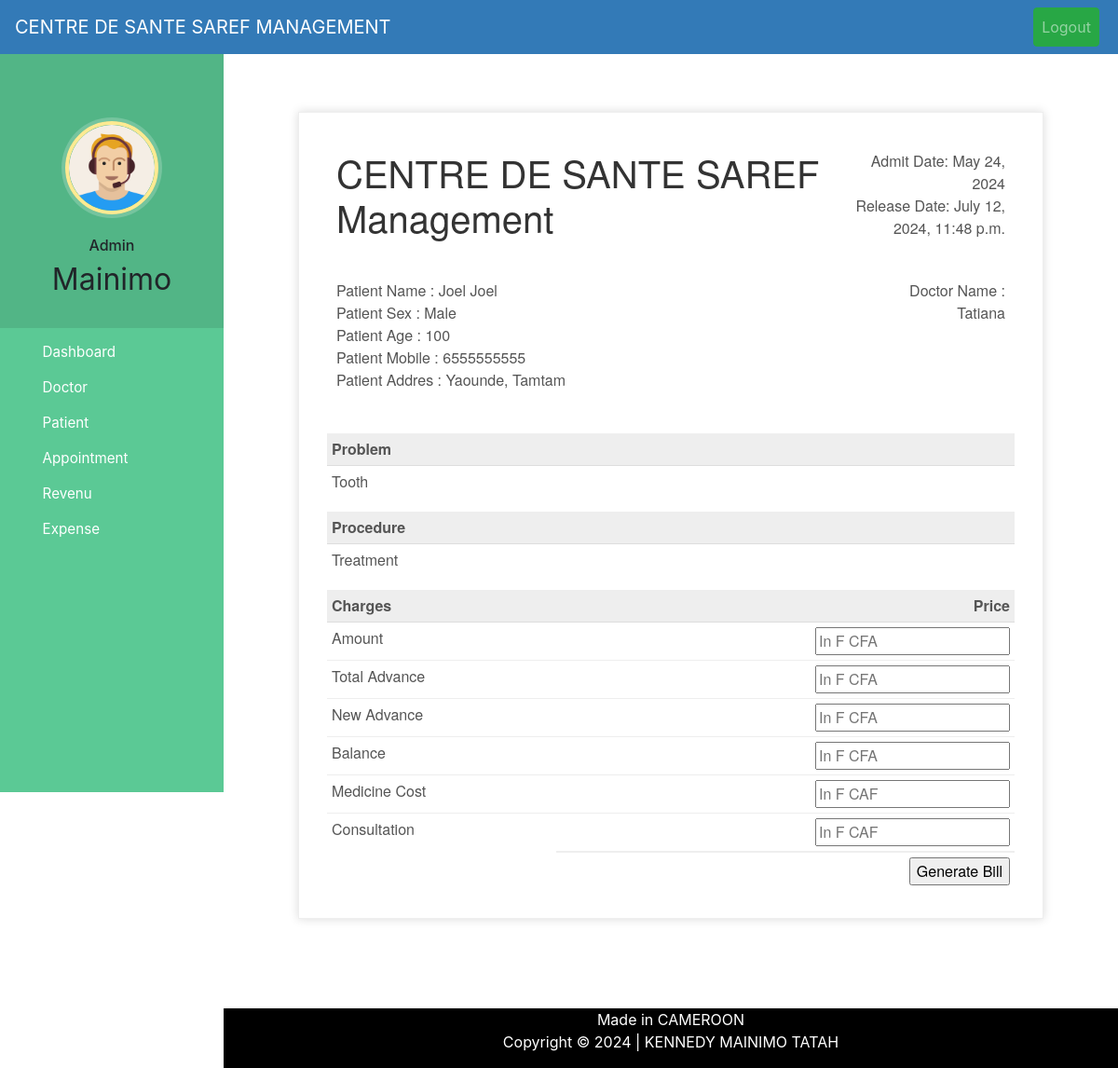
Page /discharge-patient/22 (signed in) on the committed database.
### hospital/models.py (models this page shows, shortened)
class Patient(models.Model):
    user=models.OneToOneField(User,on_delete=models.CASCADE)
    address = models.CharField(max_length=40)
    mobile = models.CharField(max_length=20,null=False)
    sex = models.CharField(max_length=10,null=False,choices=sex,default='Male')
    age = models.IntegerField(null=False,blank=False)
    problem = models.TextField(max_length=500,null=False,blank=False)
    procedure = models.TextField(max_length=500,null=False,blank=False)
    assignedDoctorId = models.PositiveIntegerField(null=True)
    consultation = models.DecimalField(max_digits=20,decimal_places=0,null=False,blank=True)
    newConsultation = models.DecimalField(max_digits=20,decimal_places=0,null=False,blank=True)
    amount = models.DecimalField(max_digits=20,decimal_places=0,null=False,blank=True)
    advance = models.DecimalField(max_digits=20,decimal_places=0,null=False,blank=True)
    newAdvance = models.DecimalField(max_digits=20,decimal_places=0,null=False,blank=True)
    balance = models.DecimalField(max_digits=20,decimal_places=0,null=False,blank=True)
    medicineCost=models.DecimalField(max_digits=20,decimal_places=0,null=False,blank=True)
    newMedicineCost=models.DecimalField(max_digits=20,decimal_places=0,null=False,blank=True)
    total=models.DecimalField(max_digits=20,decimal_places=0,null=False,blank=True)
    newTotal=models.DecimalField(max_digits=20,decimal_places=0,null=False,blank=True)
    admitDate=models.DateField(auto_now_add=True)
    updateDate=models.DateField(auto_now=True)
    status=models.BooleanField(default=False)
    @property
    def get_name(self):
        return self.user.first_name+" "+self.user.last_name

### hospital/views.py (the view, shortened to what this page needs)
# urls.py: path('discharge-patient/<int:pk>', views.discharge_patient_view,name='discharge-patient'),
@login_required(login_url='adminlogin')
@user_passes_test(is_admin)
def discharge_patient_view(request,pk):
    patient=models.Patient.objects.get(id=pk)
    assignedDoctor=models.User.objects.all().filter(id=patient.assignedDoctorId)
    patientDict={
        'patientId':pk,
        'name':patient.get_name,
        'sex':patient.sex,
        'age':patient.age,
        'mobile':patient.mobile,
        'address':patient.address,
        'problem':patient.problem,
        'procedure':patient.procedure,
        'consultation':patient.consultation,
        'amount':patient.amount,
        'advance':patient.advance,
        'newAdvance':patient.newAdvance,
        'balance':patient.balance,
        'medicineCost':patient.medicineCost,
        'admitDate':patient.admitDate,
        'todayDate':datetime.now(),
        'assignedDoctorName':assignedDoctor[0].first_name,
    }
    return render(request,'hospital/patient_generate_bill.html',context=patientDict)

### hospital/views.py (called while the page is built)
def is_admin(user):
    return user.groups.filter(name='ADMIN').exists()

### templates/hospital/patient_generate_bill.html (shortened to what this page needs)
{% extends 'hospital/admin_base.html' %}
{% load static %}
{% block content %}
<head>
</head>
<br><br><br>
<div class="invoice-box">
  <table cellpadding="0" cellspacing="0">
    <tr class="top">
      <td colspan="2">
        <table>
          <tr>
            <td class="title">
              <h1>CENTRE DE SANTE SAREF Management</h1>
            </td>
            <td>
              Admit Date: {{admitDate}}<br>
              Release Date: {{todayDate}}<br>
            </td>
          </tr>
        </table>
      </td>
    </tr>
    <tr class="information">
      <td colspan="2">
        <table>
          <tr>
            <td>
              Patient Name : {{name}}<br>
              Patient Sex : {{sex}}<br>
              Patient Age : {{age}}<br>
              Patient Mobile : {{mobile}}<br>
              Patient Addres : {{address}}<br>
            </td>
            <td>
              Doctor Name :<br>
              {{assignedDoctorName}}<br>
            </td>
          </tr>
        </table>
      </td>
    </tr>
    <tr class="heading">
      <td>
        Problem
      </td>
      <td>
      </td>
    </tr>
    <tr class="details">
      <td>
        {{problem}}
      </td>
    </tr>
    <tr class="heading">
      <td>
        Procedure
      </td>
      <td>
      </td>
    </tr>
    <tr class="details">
      <td>
        {{procedure}}
      </td>
    </tr>
    <tr class="heading">
      <td>
        Charges
      </td>
      <td>
        Price
      </td>
    </tr>
    <form method="post">
      <tr class="item">
        <td>
          Amount
        </td>
        <td>
          <input type="number" name="amount" placeholder="In F CFA" value="">
        </td>
      </tr>
      <tr class="item">
        <td>
          Total Advance
        </td>
        <td>
          <input type="number" name="advance" placeholder="In F CFA" value="">
        </td>
      </tr>
      <tr class="item">
        <td>
          New Advance
        </td>
        <td>
          <input type="number" name="newAdvance" placeholder="In F CFA" value="">
        </td>
      </tr>
      <tr class="item">
        <td>
          Balance
        </td>
        <td>
          <input type="number" name="balance" placeholder="In F CFA" value="">
        </td>
      </tr>
      <tr class="item">
        <td>
          Medicine Cost
        </td>
        <td>
          <input type="number" name="medicineCost" placeholder="In F CAF" value="">
        </td>
      </tr>
      <tr class="item last">
        <td>
          Consultation
        </td>
        <td>
          <input type="number" name="OtherCharge" placeholder="In F CAF" value="">
        </td>
      </tr>
      <tr class="total">
        <td></td>
        <td>
          <input type="submit" name="submit" value="Generate Bill">
        </td>
      </tr>
    </form>
  </table>
</div>
{% endblock content %}

### templates/hospital/admin_base.html (shortened to what this page needs)
<!DOCTYPE html>
{% load static %}
<html lang="en">
<head>
  <link rel="stylesheet" href="https://stackpath.bootstrapcdn.com/bootstrap/4.3.1/css/bootstrap.min.css">
  <link rel="stylesheet" href="https://maxcdn.bootstrapcdn.com/font-awesome/4.7.0/css/font-awesome.min.css">
  <link rel="stylesheet" href="{% static '/style.css' %}">
</head>
<body>
  <nav class="menu" tabindex="0">
    <header class="avatar">
      <br><br>
     <img src="{% static "images/adminpropic.png" %}" />
     <br><br>
      <h6>Admin</h6>
      <h2>{{request.user.first_name}}</h2>
    </header>
    <ul>
      <li tabindex="0" class="icon-dashboard"> <a style="color:white; text-decoration:none;" href="/admin-dashboard"><span>Dashboard</span></a> </li>
      <li tabindex="0" class="icon-customers"> <a style="color:white; text-decoration:none;" href="/admin-doctor"><span>Doctor</span></a></li>
      <li tabindex="0" class="icon-users"> <a style="color:white; text-decoration:none;" href="/admin-patient"><span>Patient</span></a></li>
      <li tabindex="0" class="icon-calendar"> <a style="color:white; text-decoration:none;" href="/admin-appointment"><span>Appointment</span></a></li>
      <li tabindex="0" class="icon-finance"> <a style="color:white; text-decoration:none;" href="/admin-revenue-view"><span>Revenu</span></a></li>
      <li tabindex="0" class="icon-finance"> <a style="color:white; text-decoration:none;" href="/admin-expense"><span>Expense</span></a></li>
    </ul>
  </nav>
  <main>
    <div class="bs-example">
      <nav class="navbar navbar-expand-md  navbar-dark fixed-top" style="background:#337AB7;">
        <a href="/admin-dashboard" class="navbar-brand">CENTRE DE SANTE SAREF MANAGEMENT</a>
        <div class="collapse navbar-collapse justify-content-between" id="navbarCollapse">
          <div class="navbar-nav" style=" margin-left: 90%;">
            <form method="POST" action="{% url 'logout' %}">
              <button type="submit" class="nav-item nav-link btn btn-success float-lg-right">Logout</button>
            </form>
          </div>
        </div>
      </nav>
    </div>
    <br><br>
    {% block content %}
    {% endblock content %}
    <br><br><br><br>
    <footer>
      <div class="container">
        <div class="row">
          <div class="col-md-12 col-sm-12">
            <div style="color:#ffffff;" class="wow fadeInUp footer-copyright">
              <p>Made in CAMEROON <br>
                Copyright &copy; 2024 | KENNEDY MAINIMO TATAH </p>
            </div>
          </div>
        </div>
      </div>
    </footer>
  </main>
</body>
</html>

### static/style.css (style rules this page uses)
body { padding-left: 240px; }
main { position: relative; height: 100vh; }
.menu { background: #5bc995; height: 100vh; width: 240px; position: fixed; top: 0px; left: 0; z-index: 5; outline: none; }
.menu .avatar { background: rgba(0, 0, 0, 0.1); padding: 2em 0.5em; text-align: center; }
.menu .avatar img { width: 100px; border-radius: 50%; overflow: hidden; border: 4px solid #ffea92; box-shadow: 0 0 0 4px rgba(255, 255, 255, 0.2); }
.menu .avatar h2 { font-weight: normal; margin-bottom: 0; }
.menu ul { list-style: none; padding: 0.5em 0; margin: 0; }
.menu ul li { padding: 0.5em 1em 0.5em 3em; font-size: 0.95em; font-weight: regular; background-repeat: no-repeat; background-position: left 15px center; background-size: auto 20px; transition: all 0.15s linear; cursor: pointer; }
.menu ul li.icon-dashboard { background-image: url("http://www.entypo.com/images//gauge.svg"); }
.menu ul li.icon-customers { background-image: url("http://www.entypo.com/images//briefcase.svg"); }
.menu ul li.icon-users { background-image: url("http://www.entypo.com/images//users.svg"); }
.menu ul li.icon-calendar { background-image: url("http://www.entypo.com/images//calendar.svg"); }

### templates/hospital/admin_base.html (style rules this page uses)
a:link { text-decoration: none; }
a { color: white; }
footer { padding: 0px 0px 0px 0px; background-color: black; margin: 0px; }
p { text-align: center; }
body { padding-left: 240px; }
main { position: relative; height: 100vh; }
.menu { background: #5bc995; height: 100vh; width: 240px; position: fixed; top: 0px; left: 0; z-index: 5; outline: none; }
.menu .avatar { background: rgba(0, 0, 0, 0.1); padding: 2em 0.5em; text-align: center; }
.menu .avatar img { width: 100px; border-radius: 50%; overflow: hidden; border: 4px solid #ffea92; box-shadow: 0 0 0 4px rgba(255, 255, 255, 0.2); }
.menu .avatar h2 { font-weight: normal; margin-bottom: 0; }
.menu ul { list-style: none; padding: 0.5em 0; margin: 0; }
.menu ul li { padding: 0.5em 1em 0.5em 3em; font-size: 0.95em; font-weight: regular; background-repeat: no-repeat; background-position: left 15px center; background-size: auto 20px; transition: all 0.15s linear; cursor: pointer; }
.menu ul li.icon-dashboard { background-image: url("http://www.entypo.com/images//gauge.svg"); }
.menu ul li.icon-customers { background-image: url("http://www.entypo.com/images//briefcase.svg"); }
.menu ul li.icon-users { background-image: url("http://www.entypo.com/images//users.svg"); }
.menu ul li.icon-calendar { background-image: url("http://www.entypo.com/images//calendar.svg"); }

### templates/hospital/patient_generate_bill.html (style rules this page uses)
.invoice-box { max-width: 800px; margin: auto; padding: 30px; border: 1px solid #eee; box-shadow: 0 0 10px rgba(0, 0, 0, .15); font-size: 16px; line-height: 24px; font-family: 'Helvetica Neue', 'Helvetica', Helvetica, Arial, sans-serif; color: #555; }
.invoice-box table { width: 100%; line-height: inherit; text-align: left; }
.invoice-box table td { padding: 5px; vertical-align: top; }
.invoice-box table tr td:nth-child(2) { text-align: right; }
.invoice-box table tr.top table td { padding-bottom: 20px; }
.invoice-box table tr.top table td.title { font-size: 45px; line-height: 45px; color: #333; }
.invoice-box table tr.information table td { padding-bottom: 40px; }
.invoice-box table tr.heading td { background: #eee; border-bottom: 1px solid #ddd; font-weight: bold; }
.invoice-box table tr.details td { padding-bottom: 20px; }
.invoice-box table tr.item td { border-bottom: 1px solid #eee; }
.invoice-box table tr.item.last td { border-bottom: none; }
.invoice-box table tr.total td:nth-child(2) { border-top: 2px solid #eee; font-weight: bold; }
.menu { top: 50px; }

### rows in the picture
Patient: admitDate "May 24, 2024", sex "Male", mobile "6555555555", address "Yaounde, Tamtam", problem "Tooth", procedure "Treatment"

### other values in the picture
{{ request.user.first_name }} "Mainimo"
{{ name }} "Joel Joel"
{{ age }} "100"
{{ assignedDoctorName }} "Tatiana"
